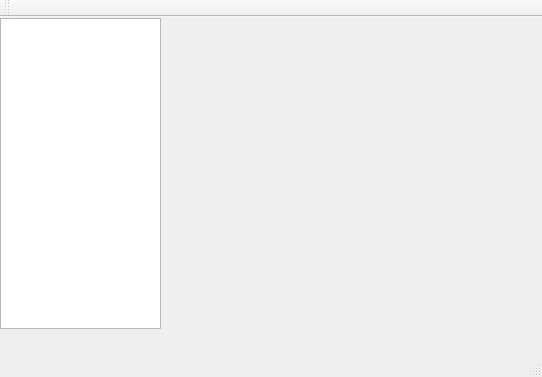
<?xml version="1.0" encoding="UTF-8"?>
<ui version="4.0">
 <class>MainWindow</class>
 <widget class="QMainWindow" name="MainWindow">
  <property name="geometry">
   <rect>
    <x>0</x>
    <y>0</y>
    <width>542</width>
    <height>377</height>
   </rect>
  </property>
  <property name="windowTitle">
   <string>MainWindow</string>
  </property>
  <widget class="QWidget" name="centralWidget">
   <widget class="QListView" name="listView">
    <property name="geometry">
     <rect>
      <x>0</x>
      <y>1</y>
      <width>161</width>
      <height>311</height>
     </rect>
    </property>
   </widget>
  </widget>
  <widget class="QMenuBar" name="menuBar">
   <property name="geometry">
    <rect>
     <x>0</x>
     <y>0</y>
     <width>542</width>
     <height>22</height>
    </rect>
   </property>
  </widget>
  <widget class="QToolBar" name="mainToolBar">
   <attribute name="toolBarArea">
    <enum>TopToolBarArea</enum>
   </attribute>
   <attribute name="toolBarBreak">
    <bool>false</bool>
   </attribute>
  </widget>
  <widget class="QStatusBar" name="statusBar"/>
 </widget>
 <layoutdefault spacing="6" margin="11"/>
 <resources/>
 <connections/>
</ui>
